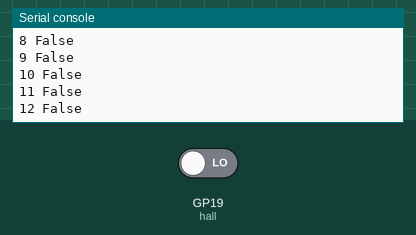
Simulated run of this program. Board: Raspberry Pi Pico running CircuitPython. Parts: the last lines printed to the serial console. The inputs (shaded band) are chosen by the test bench; at power-on: GP19 (hall) LOW.

Above: at 1.2 s.
1.3 s: GP19 (hall) driven HIGH
At 1.31 s:
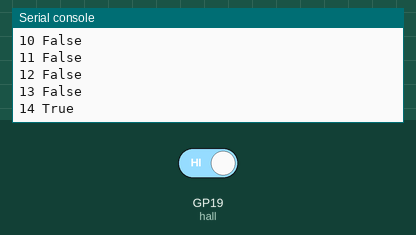
2.9 s: GP19 (hall) driven LOW
At 2.91 s:
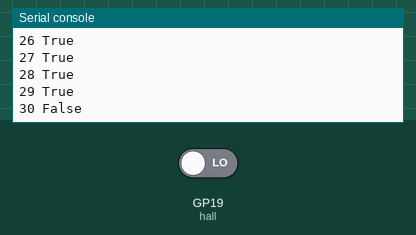

Measured:
- after the input at 1.3 s, the serial console: prints a new line at once (image 1)

The program:

hallTest.py
```python
import board
import digitalio
import time


hall = digitalio.DigitalInOut(board.GP19)

hall.direction = digitalio.Direction.INPUT

n=0
while True:
    n+=1
    print(n, hall.value)
    time.sleep(0.1)
```
